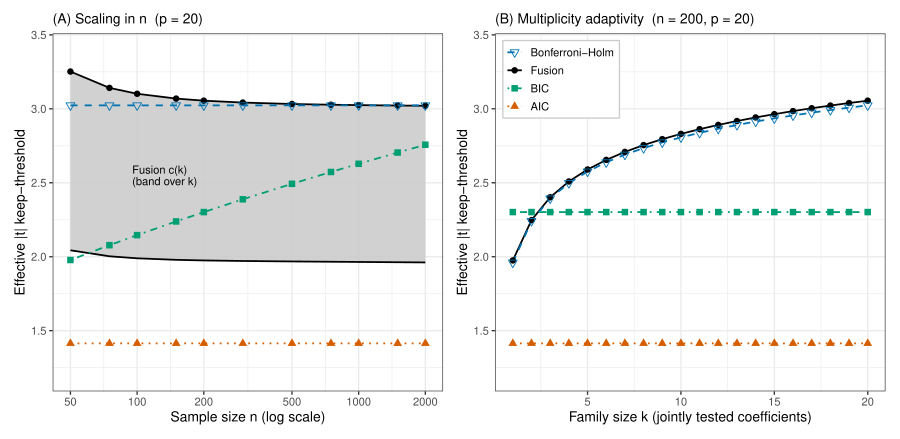

R code for this plot:
## ============================================================
## Decision-mechanics figure: the effective |t| keep-threshold each
## selection rule imposes, shown analytically.
##   Panel A -- threshold vs sample size n (fixed p): scaling in n.
##   Panel B -- threshold vs family size m (fixed n,p): multiplicity
##              adaptivity along the cascade.
## Message: Fusion applies a multiplicity-aware, joint-null-calibrated
## threshold (adaptive in m, ~flat in n), unlike the penalty-anchored
## AIC/BIC (blind to m) or the worst-case union bound (Bonferroni/Holm).
## Black & white safe: line type + point shape + greyscale.
## Run: Rscript plot_decision_mechanics.R -> plot_decision_mechanics.pdf
## ============================================================
suppressMessages({ library(ggplot2); library(dplyr); library(tidyr); library(patchwork) })
source("get_critical_value.R")

alpha <- 0.05
z2 <- function(k) qnorm(1 - alpha / (2 * k))   # two-sided Bonferroni bar for k tests

meth_lv <- c("Fusion", "Bonferroni-Holm", "BIC", "AIC")
leg_order <- c("Bonferroni-Holm", "Fusion", "BIC", "AIC")   # longest label first
cols <- c("Fusion"="#000000", "Bonferroni-Holm"="#0072B2", "BIC"="#009E73", "AIC"="#D55E00")
ltys <- c("Fusion"="solid", "Bonferroni-Holm"="dashed", "BIC"="dotdash", "AIC"="dotted")
shps <- c("Fusion"=16, "Bonferroni-Holm"=6, "BIC"=15, "AIC"=17)

## ---------- Panel A: threshold vs n (fixed p) ----------
pA <- 20
nA <- c(50, 75, 100, 150, 200, 300, 500, 750, 1000, 1500, 2000)
fus <- lapply(nA, function(n) {
  cc <- get_critical_value(1:pA, n = n, p = pA, alpha = alpha)
  data.frame(n = n, lo = min(cc), hi = max(cc))
}) %>% bind_rows()

linesA <- bind_rows(
  data.frame(n = nA, value = sqrt(log(nA)),        method = "BIC"),
  data.frame(n = nA, value = sqrt(2),              method = "AIC"),
  data.frame(n = nA, value = z2(pA),               method = "Bonferroni-Holm")
)
linesA$method <- factor(linesA$method, levels = meth_lv)

gA <- ggplot() +
  geom_ribbon(data = fus, aes(n, ymin = lo, ymax = hi),
              fill = "grey80", colour = NA, alpha = 0.9) +
  geom_line(data = fus, aes(n, hi, colour = "Fusion", linetype = "Fusion"), linewidth = 0.6) +
  geom_line(data = fus, aes(n, lo, colour = "Fusion", linetype = "Fusion"), linewidth = 0.6) +
  geom_point(data = fus, aes(n, hi, colour = "Fusion", shape = "Fusion"), size = 1.9) +
  geom_line(data = linesA, aes(n, value, colour = method, linetype = method), linewidth = 0.6) +
  geom_point(data = linesA, aes(n, value, colour = method, shape = method), size = 1.9) +
  annotate("text", x = 95, y = 2.55, label = "Fusion c(k)\n(band over k)", size = 2.7, hjust = 0, lineheight = 0.9) +
  scale_x_log10(breaks = c(50,100,200,500,1000,2000)) +
  scale_colour_manual(values = cols, breaks = leg_order) +
  scale_linetype_manual(values = ltys, breaks = leg_order) +
  scale_shape_manual(values = shps, breaks = leg_order) +
  labs(x = "Sample size n (log scale)", y = "Effective |t| keep-threshold",
       colour = NULL, linetype = NULL, shape = NULL,
       subtitle = "(A) Scaling in n  (p = 20)") +
  coord_cartesian(ylim = c(1.2, 3.4)) +
  theme_bw(base_size = 10) + theme(legend.position = "none")

## ---------- Panel B: threshold vs m (fixed n,p) ----------
nB <- 200; pB <- 20; mB <- 1:pB
fusB <- data.frame(m = mB, value = get_critical_value(mB, n = nB, p = pB, alpha = alpha),
                   method = "Fusion")
linesB <- bind_rows(
  fusB,
  data.frame(m = mB, value = z2(mB),           method = "Bonferroni-Holm"),
  data.frame(m = mB, value = sqrt(log(nB)),     method = "BIC"),
  data.frame(m = mB, value = sqrt(2),           method = "AIC")
)
linesB$method <- factor(linesB$method, levels = meth_lv)

gB <- ggplot(linesB, aes(m, value, colour = method, linetype = method, shape = method)) +
  geom_line(linewidth = 0.6) +
  geom_point(size = 1.9) +
  scale_colour_manual(values = cols, breaks = leg_order) +
  scale_linetype_manual(values = ltys, breaks = leg_order) +
  scale_shape_manual(values = shps, breaks = leg_order) +
  labs(x = "Family size k (jointly tested coefficients)", y = "Effective |t| keep-threshold",
       colour = NULL, linetype = NULL, shape = NULL,
       subtitle = "(B) Multiplicity adaptivity  (n = 200, p = 20)") +
  coord_cartesian(ylim = c(1.2, 3.4)) +
  theme_bw(base_size = 10) +
  theme(legend.position = c(0.02, 0.98), legend.justification = c(0, 1),
        legend.title = element_blank(),
        legend.background = element_rect(fill = "white", colour = "grey80"),
        legend.key = element_blank(),
        legend.key.size = unit(0.9, "lines"),
        legend.text = element_text(size = 8),
        legend.margin = margin(2, 4, 2, 2))

g <- gA | gB

ggsave("plot_decision_mechanics.pdf", g, width = 9, height = 4.4)
cat("wrote plot_decision_mechanics.pdf\n")
cat("\nPanel A Fusion band at selected n:\n"); print(fus, row.names = FALSE)
cat("\nPanel B thresholds vs m (n=200,p=20):\n")
print(pivot_wider(linesB, names_from = method, values_from = value), n = 20)
